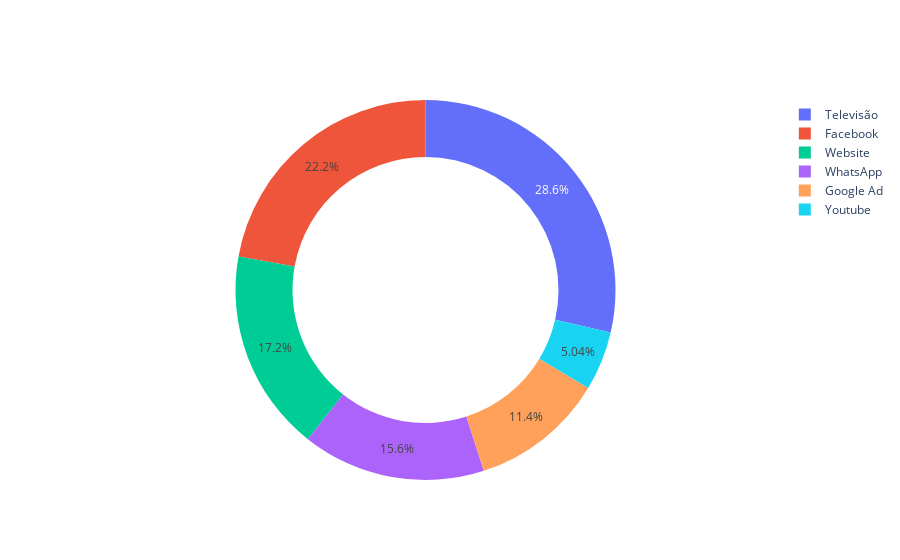

Here is the notebook cell this chart was saved with:
### Code cell
fig5 = go.Figure()
fig5.add_trace(go.Pie(labels=df6['Meio de Propaganda'], values=df6['Valor Pago'], hole=.7))

### Figure 1 — Plotly figure (JSON) as saved in the notebook; plotly's stock layout.template omitted (floating-point values rounded to 4 significant figures)
{"data": [{"hole": 0.7, "labels": ["Facebook", "Google Ad", "Televisão", "Website", "WhatsApp", "Youtube"], "type": "pie", "values": [3546000000, 1823000000, 4572000000, 2749000000, 2494000000, 806000000]}], "layout": {}}
